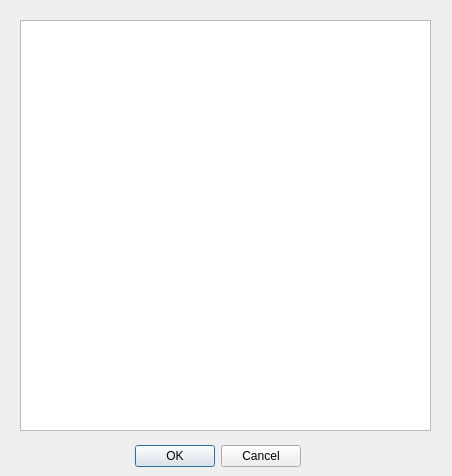
<?xml version="1.0" encoding="UTF-8"?>
<ui version="4.0">
 <class>Dialog</class>
 <widget class="QDialog" name="Dialog">
  <property name="geometry">
   <rect>
    <x>0</x>
    <y>0</y>
    <width>452</width>
    <height>476</height>
   </rect>
  </property>
  <property name="windowTitle">
   <string>Dialog</string>
  </property>
  <widget class="QDialogButtonBox" name="theme_info_buttonBox">
   <property name="geometry">
    <rect>
     <x>-40</x>
     <y>440</y>
     <width>341</width>
     <height>32</height>
    </rect>
   </property>
   <property name="orientation">
    <enum>Qt::Horizontal</enum>
   </property>
   <property name="standardButtons">
    <set>QDialogButtonBox::Cancel|QDialogButtonBox::Ok</set>
   </property>
  </widget>
  <widget class="QPlainTextEdit" name="theme_info_text_area">
   <property name="geometry">
    <rect>
     <x>20</x>
     <y>20</y>
     <width>411</width>
     <height>411</height>
    </rect>
   </property>
   <property name="readOnly">
    <bool>true</bool>
   </property>
  </widget>
 </widget>
 <resources/>
 <connections>
  <connection>
   <sender>theme_info_buttonBox</sender>
   <signal>accepted()</signal>
   <receiver>Dialog</receiver>
   <slot>accept()</slot>
   <hints>
    <hint type="sourcelabel">
     <x>248</x>
     <y>254</y>
    </hint>
    <hint type="destinationlabel">
     <x>157</x>
     <y>274</y>
    </hint>
   </hints>
  </connection>
  <connection>
   <sender>theme_info_buttonBox</sender>
   <signal>rejected()</signal>
   <receiver>Dialog</receiver>
   <slot>reject()</slot>
   <hints>
    <hint type="sourcelabel">
     <x>316</x>
     <y>260</y>
    </hint>
    <hint type="destinationlabel">
     <x>286</x>
     <y>274</y>
    </hint>
   </hints>
  </connection>
 </connections>
</ui>
